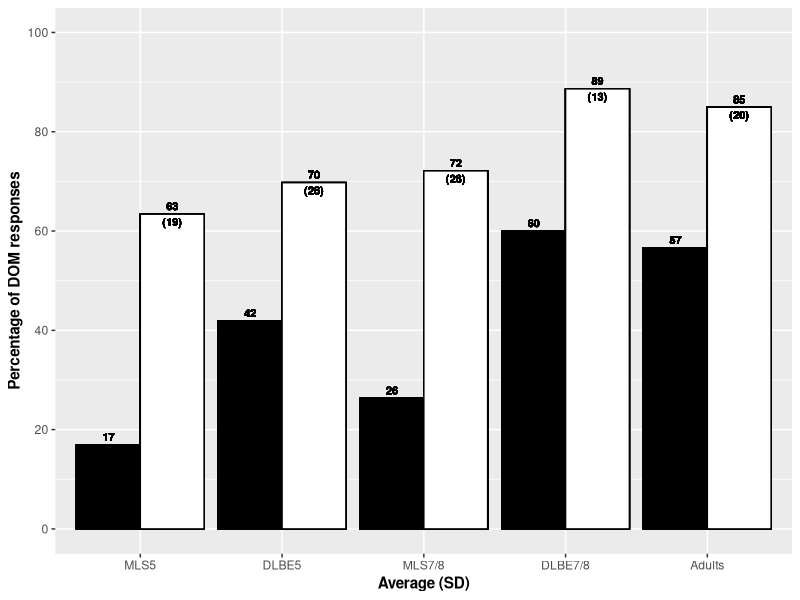
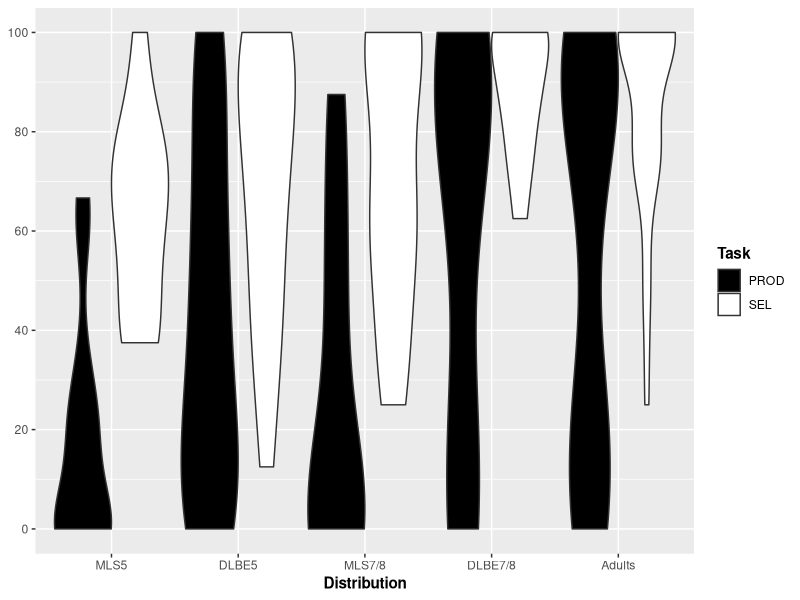
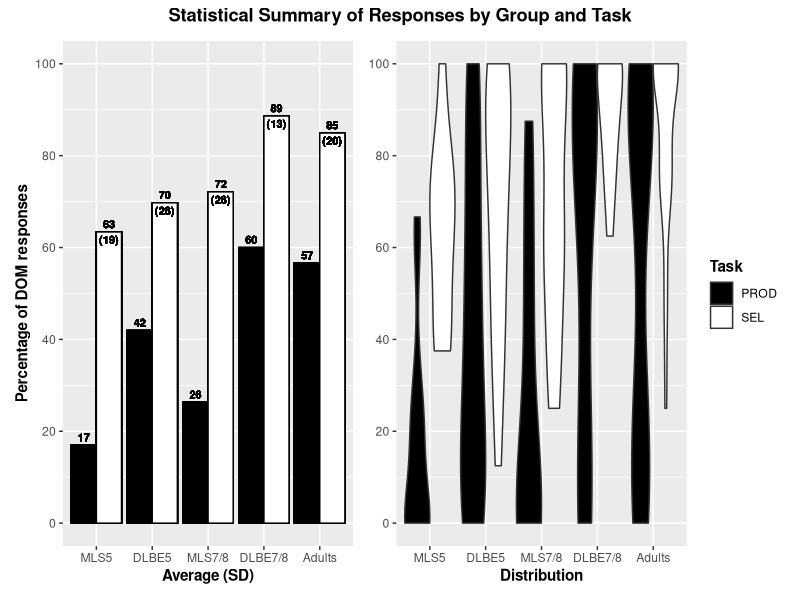
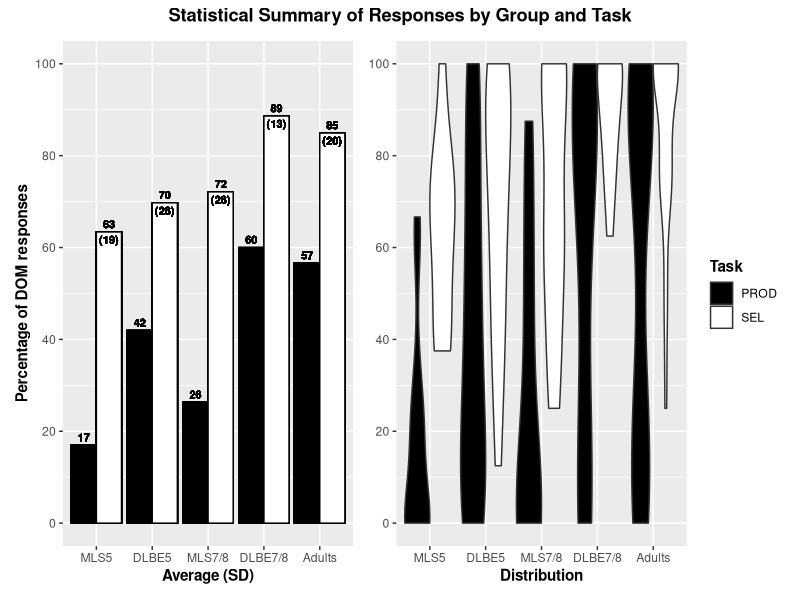
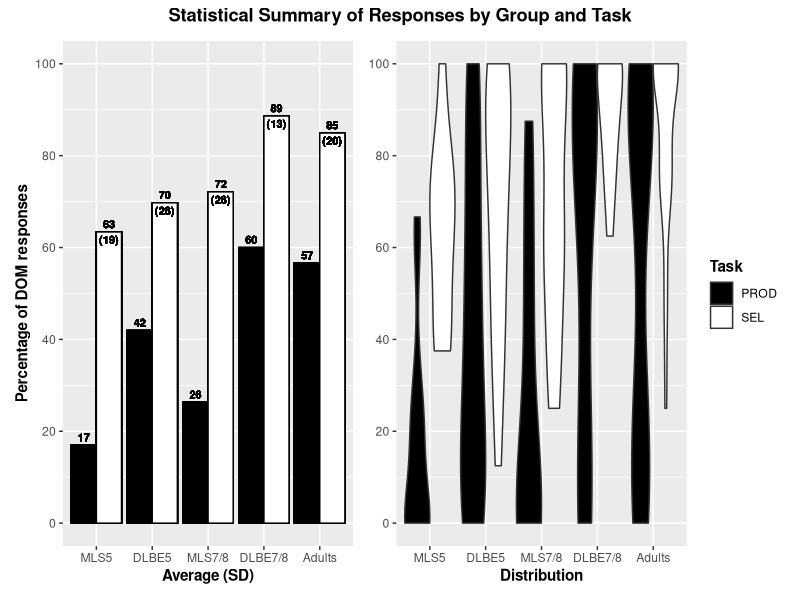

Reproduce these figures in R, in order.
library(tidyverse)
library(here)
library(patchwork)


# Create dataframes
## Load CSVs
DOM_EPT <- read_csv(here("Manuscripts", "SLR (Multiple Baselines)", "Data", "SLR Multiple Baselines DOM Production.csv")) %>% 
  mutate(Structure = "DOM")%>% 
  select(!Mood)

DOM_FCT <- read_csv(here("Manuscripts", "SLR (Multiple Baselines)", "Data", "SLR Multiple Baselines DOM Selection.csv")) %>% 
  mutate(Structure = "DOM")%>% 
  select(!Mood)


## Join dataframes
Master <- rbind(DOM_EPT, DOM_FCT)
Master$Group <- factor(Master$Group, levels = c("MLS-5", "DLBE-5", "MLS-7/8", "DLBE-7/8", "Adults"))


# Compute graphs
## Create axis modification
Abbreviations <- c("MLS5", "DLBE5", "MLS7/8", "DLBE7/8", "Adults")


## Calculate graphs
Master_Bar <- Master %>%
  filter(!is.na(Response)) %>%
  group_by(Structure, Group, Task) %>%
  summarize(Total_Accuracy  = sum(Response, na.rm = TRUE),
            Total_Responses = n(),
            Ratio = 100 * Total_Accuracy / Total_Responses,
            .groups = "drop")

Master_Box <- Master %>%
  filter(!is.na(Response)) %>%
  group_by(Part_ID, Structure, Group, Task) %>%
  summarize(Total_Accuracy  = sum(Response, na.rm = TRUE),
            Total_Responses = n(),
            Ratio = 100 * Total_Accuracy / Total_Responses,
            .groups = "drop")


## Summary of SDs for bar graph
Master_Bar_Summary <- Master_Box %>%
  group_by(Structure, Group, Task) %>%
  summarize(Average = mean(Ratio, na.rm = TRUE), 
            SD = sd(Ratio, na.rm = TRUE), 
            .groups = "drop") %>% 
  left_join(Master_Box, Master_Bar_Summary, by = c("Structure", "Group", "Task"))


# Create plots
## Bar graph
Bar_Graph <- Master_Bar_Summary %>% 
  ggplot(aes(x = Group, y = Average, fill = Task)) +
  geom_bar(position = "dodge", color = "black", stat = "identity") +
  scale_x_discrete(labels= Abbreviations) +
  scale_y_continuous(breaks = seq (0, 100, 20),
                     limits = c(0, 100)) +
  geom_text(aes(label = paste0(round(Average), "\n(", round(SD), ")")),
            position = position_dodge(width = .9),
            vjust = 0.5,
            size = 2.75,
            fontface = "bold") +
  scale_fill_manual(values = c("black", "white")) +
  labs(x = "Average (SD)", y = "Percentage of DOM responses") +
  theme(axis.title = element_text(face = "bold"),
        plot.title = element_text(hjust = 0.5, face = "bold"),
        legend.position = "none",
        strip.text = element_text(face = "bold"),
        strip.text.x = element_text(face = "bold"))

Bar_Graph

## Generate boxplot
Boxplot <- Master_Box %>% 
  ggplot(aes(x = Group, y = Ratio, fill = Task)) +
  geom_violin(position = position_dodge(width = 0.9),
              trim = TRUE,
              scale = "width") +
  scale_x_discrete(labels = Abbreviations) +
  scale_y_continuous(breaks = seq(0, 100, 20),
                     limits = c(0, 100)) +
  scale_fill_manual(values = c("black", "white"), labels = c("PROD", "SEL")) +
  labs(x = "Distribution", y = "Percentage of responses") +
  theme(axis.title = element_text(face = "bold"),
        legend.title = element_text(face = "bold"),
        strip.text = element_text(face = "bold"),
        axis.title.y = element_blank())

Boxplot  


## Create joint plot
Group_Plot <- (Bar_Graph + Boxplot) + 
  plot_annotation(title = "Statistical Summary of Responses by Group and Task") & 
  theme(plot.title = element_text(face = "bold", hjust = 0.5))

Group_Plot


## Save joint plot
ggsave(filename = here("Manuscripts", "SLR (Multiple Baselines)", "Graphs", "SLR Multiple Baselines Figure 4 PDF.pdf"),
       plot = Group_Plot,
       device = "pdf",
       width = 7,
       height = 3.5,
       units = "in")

ggsave(filename = here("Manuscripts", "SLR (Multiple Baselines)", "Graphs", "SLR Multiple Baselines Figure 4 PNG.png"),
       plot = Group_Plot,
       device = "png",
       width = 7,
       height = 3.5,
       units = "in",
       dpi = 300)
 
